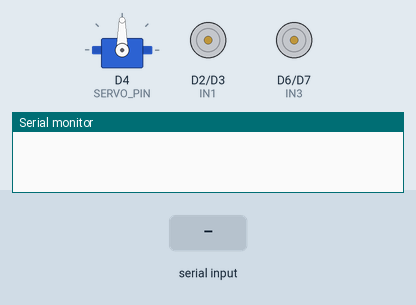
Simulated run of this sketch. Board: ESP8266 (NodeMCU). Shown: servo, motor-driver pin pairs drawn as motors (green arrow = first pin HIGH = forward, orange = second pin HIGH = backward, longer = more drive, scaled by the enable pin), the last lines printed to the serial monitor. Inputs (shaded band) come from the test bench.

Above: at 1.2 s.
1.3 s: "S:\n" received over Serial
At 2.0 s:
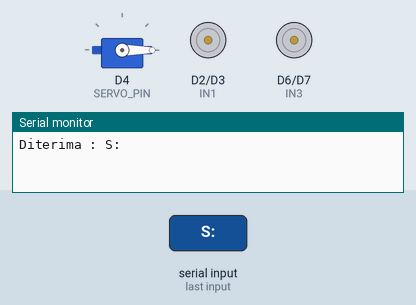
2.8 s: "MA:90\n" received over Serial
At 3.1 s:
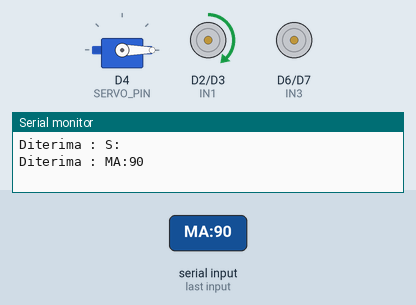
4.3 s: "MB:90\n" received over Serial
At 5.4 s:
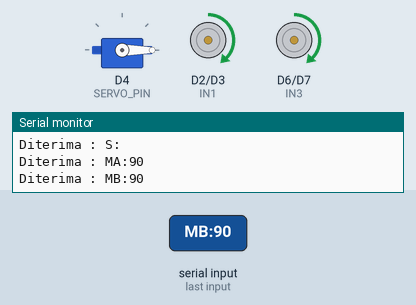
5.8 s: "MA:,45\n" received over Serial
At 6.6 s:
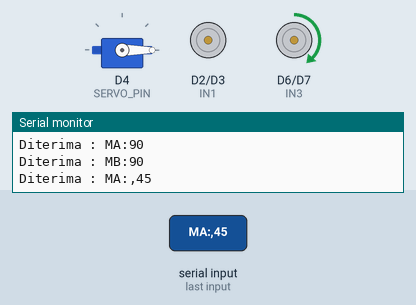
7.3 s: "S:90\n" received over Serial
At 7.8 s:
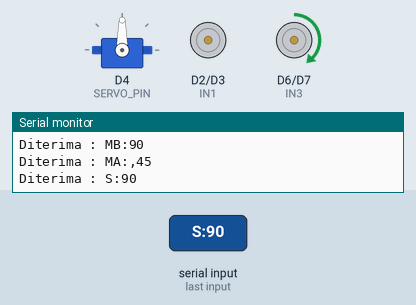
8.8 s: "MA:90\n" received over Serial
At 10.1 s:
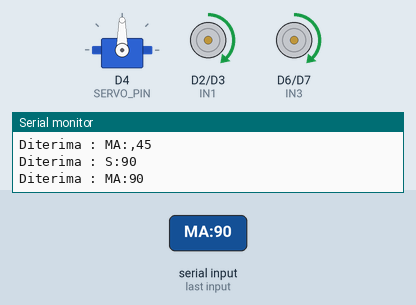
Timing chart, 0 to 11.3 s (numbered marks = the images above; inputs shaded):
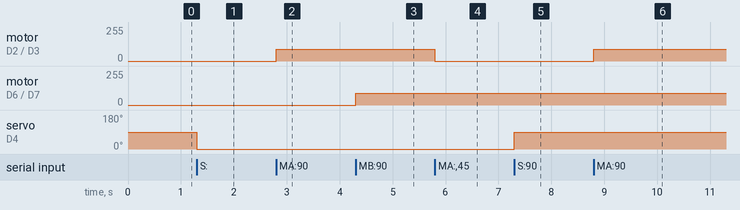

The sketch:

backend_system.ino
```cpp
#include <Servo.h>

// Motor A (L298N)
#define ENA D1  // PWM untuk kecepatan Motor A
#define IN1 D2  // Arah Motor A
#define IN2 D3  // Arah Motor A

// Motor B (L298N)
#define ENB D5  // PWM untuk kecepatan Motor B
#define IN3 D6  // Arah Motor B
#define IN4 D7  // Arah Motor B

// Servo
#define SERVO_PIN D4

Servo myServo;

void setup() {
  Serial.begin(9600);

  // Motor A
  pinMode(ENA, OUTPUT);
  pinMode(IN1, OUTPUT);
  pinMode(IN2, OUTPUT);

  // Motor B
  pinMode(ENB, OUTPUT);
  pinMode(IN3, OUTPUT);
  pinMode(IN4, OUTPUT);

  // Servo
  myServo.attach(SERVO_PIN);
}

void loop() {
  if (Serial.available()) {
    String input = Serial.readStringUntil('\n');
    input.trim();
    Serial.println("Diterima : " + input);

    if (input.startsWith("MA:")) {
      int pwm = input.substring(3).toInt();
      controlMotor(ENA, IN1, IN2, pwm);
    }
    else if (input.startsWith("MB:")) {
      int pwm = input.substring(3).toInt();
      controlMotor(ENB, IN3, IN4, pwm);
    }
    else if (input.startsWith("S:")) {
      int angle = input.substring(2).toInt();
      angle = constrain(angle, 0, 180);
      myServo.write(angle);
    }
  }
}

void controlMotor(int enPin, int in1, int in2, int pwm) {
  pwm = constrain(pwm, -255, 255);
  if (pwm > 0) {
    digitalWrite(in1, HIGH);
    digitalWrite(in2, LOW);
    analogWrite(enPin, pwm);
  } else if (pwm < 0) {
    digitalWrite(in1, LOW);
    digitalWrite(in2, HIGH);
    analogWrite(enPin, -pwm);
  } else {
    digitalWrite(in1, LOW);
    digitalWrite(in2, LOW);
    analogWrite(enPin, 0);
  }
}
```

Measured:
- after the input at 1.3 s, servo on D4 (SERVO_PIN): 90° → 0° at once
- after the input at 2.8 s, motor on D2 (IN1) / D3 (IN2): stopped → forward 90/255 at once
- after the input at 4.3 s, motor on D6 (IN3) / D7 (IN4): stopped → forward 90/255 at once
- after the input at 5.8 s, motor on D2 (IN1) / D3 (IN2): forward 90/255 → stopped at once
- after the input at 7.3 s, servo on D4 (SERVO_PIN): 0° → 90° at once
- after the input at 8.8 s, motor on D2 (IN1) / D3 (IN2): stopped → forward 90/255 at once
